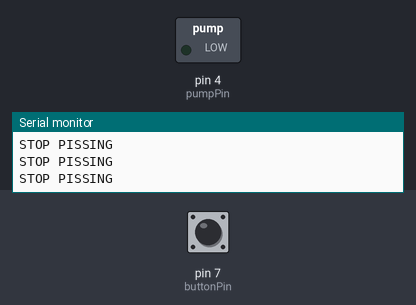
The sketch below on a simulated Arduino Uno, built with avr-gcc and run on an emulated ATmega328P. Shown: switched loads named in the sketch (green lamp = pin HIGH), the last lines printed to the serial monitor. Dashed ring = blinking. The test bench sets the inputs (shaded band); at power-on: pin 7 (buttonPin) LOW.

Above: at 1.4 s.
1.5 s: pin 7 (buttonPin) pulled HIGH for 0.15 s
At 1.63 s:
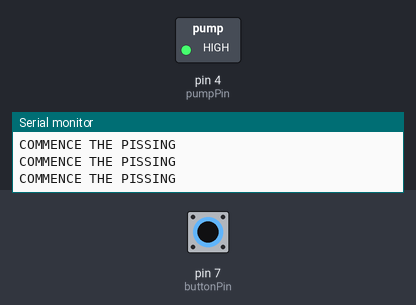
3.2 s: pin 7 (buttonPin) pulled HIGH for 1 s
At 5.1 s:
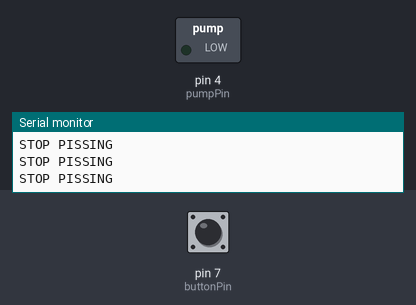
7.2 s: pin 7 (buttonPin) pulled HIGH for 3.2 s
At 8.0 s:
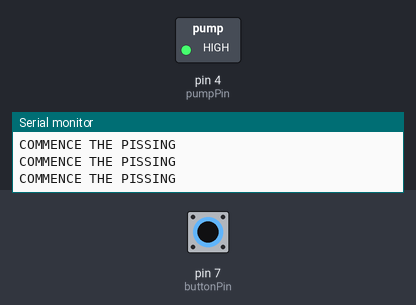
13.4 s: pin 7 (buttonPin) pulsed HIGH 2 times (0.12 s each, 0.3 s apart)
At 13.52 s:
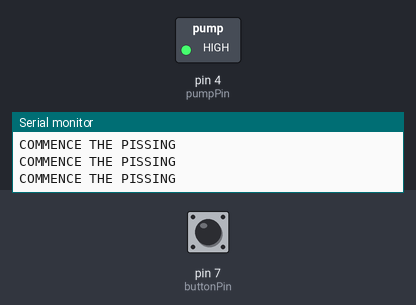
17.0 s: pin 7 (buttonPin) driven HIGH
At 18.3 s:
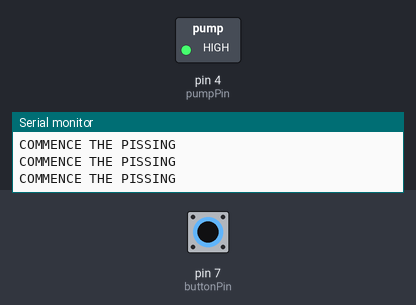
20.0 s: pin 7 (buttonPin) driven LOW
At 20.5 s:
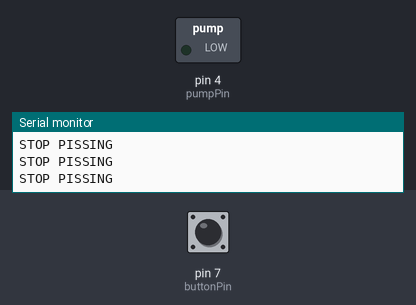
Timing chart, 0 to 23.0 s (numbered marks = the images above; inputs shaded):
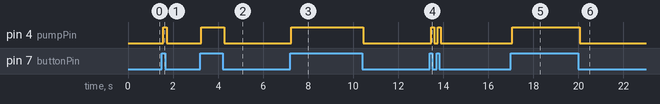

Measured:
- after the input at 1.5 s, pin 4 (pumpPin): LOW → HIGH after 0.06 s, → LOW 0.16 s later
- after the input at 3.2 s, pin 4 (pumpPin): LOW → HIGH after 0.06 s, → LOW 1.0 s later
- after the input at 7.2 s, pin 4 (pumpPin): LOW → HIGH after 0.05 s, → LOW 3.2 s later
- after the input at 13.4 s, pin 4 (pumpPin): alternates HIGH for 0.14 s and LOW for 0.16 s, 4 changes in all, then stays LOW, starting after 0.06 s
- after the input at 17.0 s, pin 4 (pumpPin): LOW → HIGH after 0.06 s
- after the input at 20.0 s, pin 4 (pumpPin): HIGH → LOW after 0.06 s

The sketch:

pys.ino
```cpp
/*
  Fletcher Bach for Stupid Hackathon 2017
  "Need to leave an uncomfortable social situation, and fast? PYS has you covered!"
*/

// connect pump and button to these pins
const int pumpPin = 4;
const int buttonPin = 7;
int buttonState = 0;
int lastButtonState = 0;
boolean isPumping = false; //default state: not pumping

void setup() {
  Serial.begin(9600);
  pinMode(buttonPin, INPUT);
  pinMode(pumpPin, OUTPUT);
  digitalWrite(pumpPin, LOW);
  delay(250);
}

void loop() {
  // read button
  buttonState = digitalRead(buttonPin);

  //checking button state
  if (buttonState != lastButtonState) {
    if (buttonState == HIGH) {  //button state went from LOW to HIGH
      //set pump variable to true
      isPumping = true;
      //pumpOn = true;
      //pumpOff = false;
    } else {  //button state went from HIGH to LOW
      //set pump variable to false
      isPumping = false;
      //pumpOn = false;
      //pumpOff = true;
    }
    delay(50);
  }
  lastButtonState = buttonState;

  //check if we should run the pump or not
  if (isPumping == true) {
    //COMMENCE THE PISSING PLEASE
    digitalWrite(pumpPin, HIGH);
    Serial.println("COMMENCE THE PISSING");
  } else {
    //STOP THE PISSING PLEASE
    digitalWrite(pumpPin, LOW);
    Serial.println("STOP PISSING");
  }
}
```
